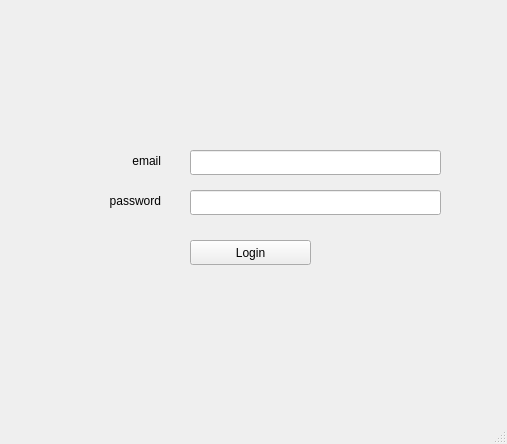
<?xml version="1.0" encoding="UTF-8"?>
<ui version="4.0">
 <class>MainWindow</class>
 <widget class="QMainWindow" name="MainWindow">
  <property name="geometry">
   <rect>
    <x>0</x>
    <y>0</y>
    <width>507</width>
    <height>444</height>
   </rect>
  </property>
  <property name="windowTitle">
   <string>Login System v1.0</string>
  </property>
  <widget class="QWidget" name="centralwidget">
   <widget class="QPushButton" name="loginButton">
    <property name="geometry">
     <rect>
      <x>190</x>
      <y>240</y>
      <width>121</width>
      <height>25</height>
     </rect>
    </property>
    <property name="text">
     <string>Login</string>
    </property>
   </widget>
   <widget class="QLineEdit" name="email">
    <property name="geometry">
     <rect>
      <x>190</x>
      <y>150</y>
      <width>251</width>
      <height>25</height>
     </rect>
    </property>
   </widget>
   <widget class="QLabel" name="label">
    <property name="geometry">
     <rect>
      <x>30</x>
      <y>150</y>
      <width>131</width>
      <height>21</height>
     </rect>
    </property>
    <property name="text">
     <string>email</string>
    </property>
    <property name="alignment">
     <set>Qt::AlignRight|Qt::AlignTrailing|Qt::AlignVCenter</set>
    </property>
   </widget>
   <widget class="QLineEdit" name="password">
    <property name="geometry">
     <rect>
      <x>190</x>
      <y>190</y>
      <width>251</width>
      <height>25</height>
     </rect>
    </property>
   </widget>
   <widget class="QLabel" name="label_2">
    <property name="geometry">
     <rect>
      <x>30</x>
      <y>190</y>
      <width>131</width>
      <height>21</height>
     </rect>
    </property>
    <property name="text">
     <string>password</string>
    </property>
    <property name="alignment">
     <set>Qt::AlignRight|Qt::AlignTrailing|Qt::AlignVCenter</set>
    </property>
   </widget>
  </widget>
  <widget class="QMenuBar" name="menubar">
   <property name="geometry">
    <rect>
     <x>0</x>
     <y>0</y>
     <width>507</width>
     <height>22</height>
    </rect>
   </property>
  </widget>
  <widget class="QStatusBar" name="statusbar"/>
 </widget>
 <resources/>
 <connections/>
</ui>
